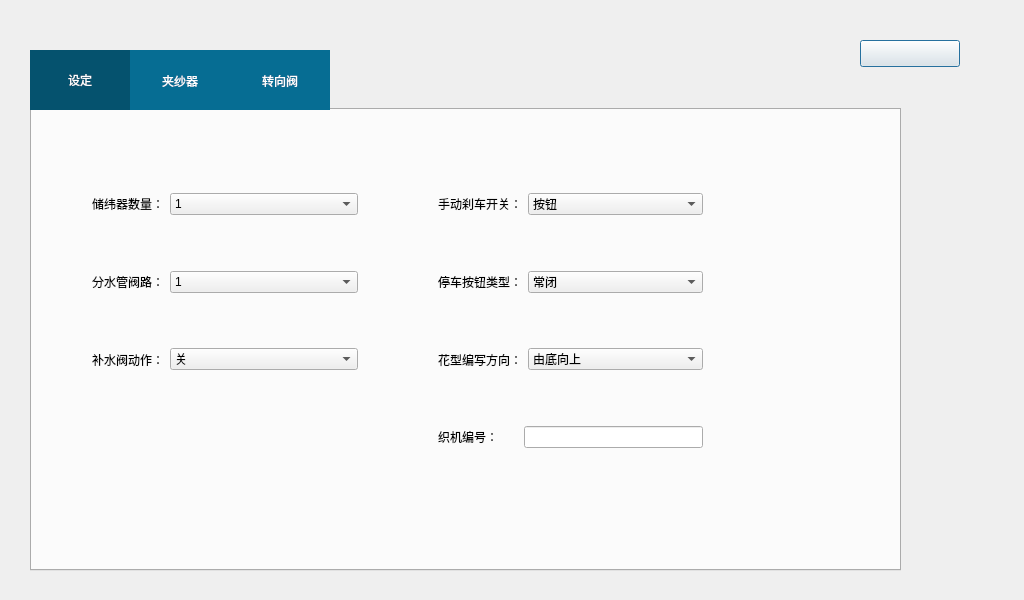
<?xml version="1.0" encoding="UTF-8"?>
<ui version="4.0">
 <class>CCSD01</class>
 <widget class="QDialog" name="CCSD01">
  <property name="geometry">
   <rect>
    <x>0</x>
    <y>0</y>
    <width>1024</width>
    <height>600</height>
   </rect>
  </property>
  <property name="windowTitle">
   <string>Dialog</string>
  </property>
  <widget class="QPushButton" name="pb_back">
   <property name="geometry">
    <rect>
     <x>860</x>
     <y>40</y>
     <width>100</width>
     <height>27</height>
    </rect>
   </property>
   <property name="text">
    <string/>
   </property>
  </widget>
  <widget class="QTabWidget" name="tabWidget">
   <property name="geometry">
    <rect>
     <x>30</x>
     <y>50</y>
     <width>871</width>
     <height>521</height>
    </rect>
   </property>
   <property name="styleSheet">
    <string notr="true">QTabBar::tab{min-height:60px;min-width:100px}
QTabBar::tab{background-color:#066d93;color:white}
QTabBar::tab::selected{background-color:#05526e;color:white}</string>
   </property>
   <property name="currentIndex">
    <number>0</number>
   </property>
   <widget class="QWidget" name="tab">
    <attribute name="title">
     <string>设定</string>
    </attribute>
    <widget class="QWidget" name="widget" native="true">
     <property name="geometry">
      <rect>
       <x>60</x>
       <y>60</y>
       <width>611</width>
       <height>301</height>
      </rect>
     </property>
     <layout class="QGridLayout" name="gridLayout">
      <property name="leftMargin">
       <number>0</number>
      </property>
      <property name="topMargin">
       <number>0</number>
      </property>
      <property name="rightMargin">
       <number>0</number>
      </property>
      <property name="bottomMargin">
       <number>0</number>
      </property>
      <property name="horizontalSpacing">
       <number>80</number>
      </property>
      <property name="verticalSpacing">
       <number>10</number>
      </property>
      <item row="0" column="0">
       <widget class="QWidget" name="widget_2" native="true">
        <layout class="QHBoxLayout" name="horizontalLayout">
         <property name="leftMargin">
          <number>0</number>
         </property>
         <property name="topMargin">
          <number>0</number>
         </property>
         <property name="rightMargin">
          <number>0</number>
         </property>
         <property name="bottomMargin">
          <number>0</number>
         </property>
         <item>
          <widget class="QLabel" name="label">
           <property name="text">
            <string>储纬器数量：</string>
           </property>
          </widget>
         </item>
         <item>
          <widget class="QComboBox" name="comboBox">
           <property name="sizePolicy">
            <sizepolicy hsizetype="Expanding" vsizetype="Fixed">
             <horstretch>0</horstretch>
             <verstretch>0</verstretch>
            </sizepolicy>
           </property>
           <item>
            <property name="text">
             <string>1</string>
            </property>
           </item>
           <item>
            <property name="text">
             <string>2</string>
            </property>
           </item>
           <item>
            <property name="text">
             <string>3</string>
            </property>
           </item>
           <item>
            <property name="text">
             <string>4</string>
            </property>
           </item>
          </widget>
         </item>
        </layout>
       </widget>
      </item>
      <item row="0" column="1">
       <widget class="QWidget" name="widget_5" native="true">
        <layout class="QHBoxLayout" name="horizontalLayout_4">
         <property name="leftMargin">
          <number>0</number>
         </property>
         <property name="topMargin">
          <number>0</number>
         </property>
         <property name="rightMargin">
          <number>0</number>
         </property>
         <property name="bottomMargin">
          <number>0</number>
         </property>
         <item>
          <widget class="QLabel" name="label_4">
           <property name="text">
            <string>手动刹车开关：</string>
           </property>
          </widget>
         </item>
         <item>
          <widget class="QComboBox" name="comboBox_4">
           <property name="sizePolicy">
            <sizepolicy hsizetype="Expanding" vsizetype="Fixed">
             <horstretch>0</horstretch>
             <verstretch>0</verstretch>
            </sizepolicy>
           </property>
           <item>
            <property name="text">
             <string>按钮</string>
            </property>
           </item>
          </widget>
         </item>
        </layout>
       </widget>
      </item>
      <item row="1" column="0">
       <widget class="QWidget" name="widget_3" native="true">
        <layout class="QHBoxLayout" name="horizontalLayout_2">
         <property name="leftMargin">
          <number>0</number>
         </property>
         <property name="topMargin">
          <number>0</number>
         </property>
         <property name="rightMargin">
          <number>0</number>
         </property>
         <property name="bottomMargin">
          <number>0</number>
         </property>
         <item>
          <widget class="QLabel" name="label_2">
           <property name="text">
            <string>分水管阀路：</string>
           </property>
          </widget>
         </item>
         <item>
          <widget class="QComboBox" name="comboBox_2">
           <property name="sizePolicy">
            <sizepolicy hsizetype="Expanding" vsizetype="Fixed">
             <horstretch>0</horstretch>
             <verstretch>0</verstretch>
            </sizepolicy>
           </property>
           <item>
            <property name="text">
             <string>1</string>
            </property>
           </item>
           <item>
            <property name="text">
             <string>2</string>
            </property>
           </item>
           <item>
            <property name="text">
             <string>3</string>
            </property>
           </item>
           <item>
            <property name="text">
             <string>4</string>
            </property>
           </item>
          </widget>
         </item>
        </layout>
       </widget>
      </item>
      <item row="1" column="1">
       <widget class="QWidget" name="widget_6" native="true">
        <layout class="QHBoxLayout" name="horizontalLayout_5">
         <property name="leftMargin">
          <number>0</number>
         </property>
         <property name="topMargin">
          <number>0</number>
         </property>
         <property name="rightMargin">
          <number>0</number>
         </property>
         <property name="bottomMargin">
          <number>0</number>
         </property>
         <item>
          <widget class="QLabel" name="label_5">
           <property name="text">
            <string>停车按钮类型：</string>
           </property>
          </widget>
         </item>
         <item>
          <widget class="QComboBox" name="comboBox_5">
           <property name="sizePolicy">
            <sizepolicy hsizetype="Expanding" vsizetype="Fixed">
             <horstretch>0</horstretch>
             <verstretch>0</verstretch>
            </sizepolicy>
           </property>
           <item>
            <property name="text">
             <string>常闭</string>
            </property>
           </item>
          </widget>
         </item>
        </layout>
       </widget>
      </item>
      <item row="2" column="0">
       <widget class="QWidget" name="widget_4" native="true">
        <layout class="QHBoxLayout" name="horizontalLayout_3">
         <property name="leftMargin">
          <number>0</number>
         </property>
         <property name="topMargin">
          <number>0</number>
         </property>
         <property name="rightMargin">
          <number>0</number>
         </property>
         <property name="bottomMargin">
          <number>0</number>
         </property>
         <item>
          <widget class="QLabel" name="label_3">
           <property name="text">
            <string>补水阀动作：</string>
           </property>
          </widget>
         </item>
         <item>
          <widget class="QComboBox" name="comboBox_3">
           <property name="sizePolicy">
            <sizepolicy hsizetype="Expanding" vsizetype="Fixed">
             <horstretch>0</horstretch>
             <verstretch>0</verstretch>
            </sizepolicy>
           </property>
           <item>
            <property name="text">
             <string>关</string>
            </property>
           </item>
           <item>
            <property name="text">
             <string>开</string>
            </property>
           </item>
          </widget>
         </item>
        </layout>
       </widget>
      </item>
      <item row="2" column="1">
       <widget class="QWidget" name="widget_7" native="true">
        <layout class="QHBoxLayout" name="horizontalLayout_6">
         <property name="leftMargin">
          <number>0</number>
         </property>
         <property name="topMargin">
          <number>0</number>
         </property>
         <property name="rightMargin">
          <number>0</number>
         </property>
         <property name="bottomMargin">
          <number>0</number>
         </property>
         <item>
          <widget class="QLabel" name="label_6">
           <property name="text">
            <string>花型编写方向：</string>
           </property>
          </widget>
         </item>
         <item>
          <widget class="QComboBox" name="comboBox_6">
           <property name="sizePolicy">
            <sizepolicy hsizetype="Expanding" vsizetype="Fixed">
             <horstretch>0</horstretch>
             <verstretch>0</verstretch>
            </sizepolicy>
           </property>
           <item>
            <property name="text">
             <string>由底向上</string>
            </property>
           </item>
          </widget>
         </item>
        </layout>
       </widget>
      </item>
      <item row="3" column="1">
       <widget class="QWidget" name="widget_8" native="true">
        <layout class="QHBoxLayout" name="horizontalLayout_7">
         <property name="leftMargin">
          <number>0</number>
         </property>
         <property name="topMargin">
          <number>0</number>
         </property>
         <property name="rightMargin">
          <number>0</number>
         </property>
         <property name="bottomMargin">
          <number>0</number>
         </property>
         <item>
          <widget class="QLabel" name="label_7">
           <property name="text">
            <string>织机编号：      </string>
           </property>
          </widget>
         </item>
         <item>
          <widget class="QLineEdit" name="lineEdit"/>
         </item>
        </layout>
       </widget>
      </item>
     </layout>
    </widget>
   </widget>
   <widget class="QWidget" name="tab_2">
    <attribute name="title">
     <string>夹纱器</string>
    </attribute>
    <widget class="QWidget" name="widget_9" native="true">
     <property name="geometry">
      <rect>
       <x>10</x>
       <y>70</y>
       <width>831</width>
       <height>261</height>
      </rect>
     </property>
     <layout class="QGridLayout" name="gridLayout_2">
      <property name="topMargin">
       <number>0</number>
      </property>
      <property name="rightMargin">
       <number>0</number>
      </property>
      <property name="bottomMargin">
       <number>0</number>
      </property>
      <property name="verticalSpacing">
       <number>10</number>
      </property>
      <item row="2" column="2" colspan="2">
       <widget class="QLineEdit" name="lineEdit_6">
        <property name="text">
         <string>0</string>
        </property>
        <property name="alignment">
         <set>Qt::AlignCenter</set>
        </property>
       </widget>
      </item>
      <item row="2" column="0" colspan="2">
       <widget class="QLabel" name="label_13">
        <property name="text">
         <string>高占空比</string>
        </property>
       </widget>
      </item>
      <item row="0" column="2">
       <widget class="QLabel" name="label_8">
        <property name="text">
         <string>夹纱1</string>
        </property>
        <property name="alignment">
         <set>Qt::AlignCenter</set>
        </property>
       </widget>
      </item>
      <item row="9" column="2">
       <widget class="QComboBox" name="comboBox_7">
        <item>
         <property name="text">
          <string>正</string>
         </property>
        </item>
        <item>
         <property name="text">
          <string>负</string>
         </property>
        </item>
       </widget>
      </item>
      <item row="7" column="4" colspan="2">
       <widget class="QLineEdit" name="lineEdit_19">
        <property name="text">
         <string>0</string>
        </property>
        <property name="alignment">
         <set>Qt::AlignCenter</set>
        </property>
       </widget>
      </item>
      <item row="9" column="4">
       <widget class="QComboBox" name="comboBox_8">
        <item>
         <property name="text">
          <string>正</string>
         </property>
        </item>
        <item>
         <property name="text">
          <string>负</string>
         </property>
        </item>
       </widget>
      </item>
      <item row="1" column="0" colspan="2">
       <widget class="QLabel" name="label_12">
        <property name="text">
         <string>启动时间</string>
        </property>
       </widget>
      </item>
      <item row="5" column="0" colspan="2">
       <widget class="QLabel" name="label_15">
        <property name="text">
         <string>低占空比</string>
        </property>
       </widget>
      </item>
      <item row="3" column="0" colspan="2">
       <widget class="QLabel" name="label_14">
        <property name="text">
         <string>中占空比</string>
        </property>
       </widget>
      </item>
      <item row="7" column="2">
       <widget class="QLineEdit" name="lineEdit_18">
        <property name="text">
         <string>0</string>
        </property>
        <property name="alignment">
         <set>Qt::AlignCenter</set>
        </property>
       </widget>
      </item>
      <item row="1" column="2" colspan="2">
       <widget class="QLineEdit" name="lineEdit_2">
        <property name="text">
         <string>0</string>
        </property>
        <property name="alignment">
         <set>Qt::AlignCenter</set>
        </property>
       </widget>
      </item>
      <item row="7" column="0">
       <widget class="QLabel" name="label_16">
        <property name="text">
         <string>脉宽</string>
        </property>
       </widget>
      </item>
      <item row="0" column="3" colspan="2">
       <widget class="QLabel" name="label_9">
        <property name="text">
         <string>夹纱2</string>
        </property>
        <property name="alignment">
         <set>Qt::AlignCenter</set>
        </property>
       </widget>
      </item>
      <item row="2" column="6">
       <widget class="QLineEdit" name="lineEdit_8">
        <property name="text">
         <string>0</string>
        </property>
        <property name="alignment">
         <set>Qt::AlignCenter</set>
        </property>
       </widget>
      </item>
      <item row="5" column="2" colspan="2">
       <widget class="QLineEdit" name="lineEdit_14">
        <property name="text">
         <string>0</string>
        </property>
        <property name="alignment">
         <set>Qt::AlignCenter</set>
        </property>
       </widget>
      </item>
      <item row="3" column="2" colspan="2">
       <widget class="QLineEdit" name="lineEdit_10">
        <property name="text">
         <string>0</string>
        </property>
        <property name="alignment">
         <set>Qt::AlignCenter</set>
        </property>
       </widget>
      </item>
      <item row="9" column="0" colspan="2">
       <widget class="QLabel" name="label_17">
        <property name="text">
         <string>方向</string>
        </property>
       </widget>
      </item>
      <item row="1" column="4" colspan="2">
       <widget class="QLineEdit" name="lineEdit_3">
        <property name="text">
         <string>0</string>
        </property>
        <property name="alignment">
         <set>Qt::AlignCenter</set>
        </property>
       </widget>
      </item>
      <item row="2" column="4" colspan="2">
       <widget class="QLineEdit" name="lineEdit_7">
        <property name="text">
         <string>0</string>
        </property>
        <property name="alignment">
         <set>Qt::AlignCenter</set>
        </property>
       </widget>
      </item>
      <item row="5" column="4">
       <widget class="QLineEdit" name="lineEdit_15">
        <property name="text">
         <string>0</string>
        </property>
        <property name="alignment">
         <set>Qt::AlignCenter</set>
        </property>
       </widget>
      </item>
      <item row="3" column="4">
       <widget class="QLineEdit" name="lineEdit_11">
        <property name="text">
         <string>0</string>
        </property>
        <property name="alignment">
         <set>Qt::AlignCenter</set>
        </property>
       </widget>
      </item>
      <item row="1" column="6">
       <widget class="QLineEdit" name="lineEdit_4">
        <property name="text">
         <string>0</string>
        </property>
        <property name="alignment">
         <set>Qt::AlignCenter</set>
        </property>
       </widget>
      </item>
      <item row="0" column="6">
       <widget class="QLabel" name="label_10">
        <property name="text">
         <string>夹纱3</string>
        </property>
        <property name="alignment">
         <set>Qt::AlignCenter</set>
        </property>
       </widget>
      </item>
      <item row="1" column="8">
       <widget class="QLineEdit" name="lineEdit_5">
        <property name="text">
         <string>0</string>
        </property>
        <property name="alignment">
         <set>Qt::AlignCenter</set>
        </property>
       </widget>
      </item>
      <item row="0" column="8">
       <widget class="QLabel" name="label_11">
        <property name="text">
         <string>夹纱4</string>
        </property>
        <property name="alignment">
         <set>Qt::AlignCenter</set>
        </property>
       </widget>
      </item>
      <item row="2" column="8">
       <widget class="QLineEdit" name="lineEdit_9">
        <property name="text">
         <string>0</string>
        </property>
        <property name="alignment">
         <set>Qt::AlignCenter</set>
        </property>
       </widget>
      </item>
      <item row="3" column="6">
       <widget class="QLineEdit" name="lineEdit_12">
        <property name="text">
         <string>0</string>
        </property>
        <property name="alignment">
         <set>Qt::AlignCenter</set>
        </property>
       </widget>
      </item>
      <item row="5" column="6">
       <widget class="QLineEdit" name="lineEdit_16">
        <property name="text">
         <string>0</string>
        </property>
        <property name="alignment">
         <set>Qt::AlignCenter</set>
        </property>
       </widget>
      </item>
      <item row="7" column="6">
       <widget class="QLineEdit" name="lineEdit_20">
        <property name="text">
         <string>0</string>
        </property>
        <property name="alignment">
         <set>Qt::AlignCenter</set>
        </property>
       </widget>
      </item>
      <item row="3" column="8">
       <widget class="QLineEdit" name="lineEdit_13">
        <property name="text">
         <string>0</string>
        </property>
        <property name="alignment">
         <set>Qt::AlignCenter</set>
        </property>
       </widget>
      </item>
      <item row="5" column="8">
       <widget class="QLineEdit" name="lineEdit_17">
        <property name="text">
         <string>0</string>
        </property>
        <property name="alignment">
         <set>Qt::AlignCenter</set>
        </property>
       </widget>
      </item>
      <item row="7" column="8">
       <widget class="QLineEdit" name="lineEdit_21">
        <property name="text">
         <string>0</string>
        </property>
        <property name="alignment">
         <set>Qt::AlignCenter</set>
        </property>
       </widget>
      </item>
      <item row="9" column="6">
       <widget class="QComboBox" name="comboBox_9">
        <item>
         <property name="text">
          <string>正</string>
         </property>
        </item>
        <item>
         <property name="text">
          <string>负</string>
         </property>
        </item>
       </widget>
      </item>
      <item row="9" column="8">
       <widget class="QComboBox" name="comboBox_10">
        <item>
         <property name="text">
          <string>正</string>
         </property>
        </item>
        <item>
         <property name="text">
          <string>负</string>
         </property>
        </item>
       </widget>
      </item>
     </layout>
    </widget>
   </widget>
   <widget class="QWidget" name="tab_3">
    <attribute name="title">
     <string>转向阀</string>
    </attribute>
    <widget class="QWidget" name="widget_10" native="true">
     <property name="geometry">
      <rect>
       <x>20</x>
       <y>80</y>
       <width>831</width>
       <height>261</height>
      </rect>
     </property>
     <layout class="QGridLayout" name="gridLayout_3">
      <property name="topMargin">
       <number>0</number>
      </property>
      <property name="rightMargin">
       <number>0</number>
      </property>
      <property name="bottomMargin">
       <number>0</number>
      </property>
      <property name="verticalSpacing">
       <number>10</number>
      </property>
      <item row="2" column="2" colspan="2">
       <widget class="QLineEdit" name="lineEdit_22">
        <property name="text">
         <string>0</string>
        </property>
        <property name="alignment">
         <set>Qt::AlignCenter</set>
        </property>
       </widget>
      </item>
      <item row="2" column="0" colspan="2">
       <widget class="QLabel" name="label_18">
        <property name="text">
         <string>高占空比</string>
        </property>
       </widget>
      </item>
      <item row="0" column="2">
       <widget class="QLabel" name="label_19">
        <property name="text">
         <string>水阀1</string>
        </property>
        <property name="alignment">
         <set>Qt::AlignCenter</set>
        </property>
       </widget>
      </item>
      <item row="9" column="2">
       <widget class="QComboBox" name="comboBox_11">
        <item>
         <property name="text">
          <string>正</string>
         </property>
        </item>
        <item>
         <property name="text">
          <string>负</string>
         </property>
        </item>
       </widget>
      </item>
      <item row="7" column="4" colspan="2">
       <widget class="QLineEdit" name="lineEdit_23">
        <property name="text">
         <string>0</string>
        </property>
        <property name="alignment">
         <set>Qt::AlignCenter</set>
        </property>
       </widget>
      </item>
      <item row="9" column="4">
       <widget class="QComboBox" name="comboBox_12">
        <item>
         <property name="text">
          <string>正</string>
         </property>
        </item>
        <item>
         <property name="text">
          <string>负</string>
         </property>
        </item>
       </widget>
      </item>
      <item row="1" column="0" colspan="2">
       <widget class="QLabel" name="label_20">
        <property name="text">
         <string>启动时间</string>
        </property>
       </widget>
      </item>
      <item row="5" column="0" colspan="2">
       <widget class="QLabel" name="label_21">
        <property name="text">
         <string>低占空比</string>
        </property>
       </widget>
      </item>
      <item row="3" column="0" colspan="2">
       <widget class="QLabel" name="label_22">
        <property name="text">
         <string>中占空比</string>
        </property>
       </widget>
      </item>
      <item row="7" column="2">
       <widget class="QLineEdit" name="lineEdit_24">
        <property name="text">
         <string>0</string>
        </property>
        <property name="alignment">
         <set>Qt::AlignCenter</set>
        </property>
       </widget>
      </item>
      <item row="1" column="2" colspan="2">
       <widget class="QLineEdit" name="lineEdit_25">
        <property name="text">
         <string>0</string>
        </property>
        <property name="alignment">
         <set>Qt::AlignCenter</set>
        </property>
       </widget>
      </item>
      <item row="7" column="0">
       <widget class="QLabel" name="label_23">
        <property name="text">
         <string>脉宽</string>
        </property>
       </widget>
      </item>
      <item row="0" column="3" colspan="2">
       <widget class="QLabel" name="label_24">
        <property name="text">
         <string>水阀2</string>
        </property>
        <property name="alignment">
         <set>Qt::AlignCenter</set>
        </property>
       </widget>
      </item>
      <item row="2" column="6">
       <widget class="QLineEdit" name="lineEdit_26">
        <property name="text">
         <string>0</string>
        </property>
        <property name="alignment">
         <set>Qt::AlignCenter</set>
        </property>
       </widget>
      </item>
      <item row="5" column="2" colspan="2">
       <widget class="QLineEdit" name="lineEdit_27">
        <property name="text">
         <string>0</string>
        </property>
        <property name="alignment">
         <set>Qt::AlignCenter</set>
        </property>
       </widget>
      </item>
      <item row="3" column="2" colspan="2">
       <widget class="QLineEdit" name="lineEdit_28">
        <property name="text">
         <string>0</string>
        </property>
        <property name="alignment">
         <set>Qt::AlignCenter</set>
        </property>
       </widget>
      </item>
      <item row="9" column="0" colspan="2">
       <widget class="QLabel" name="label_25">
        <property name="text">
         <string>方向</string>
        </property>
       </widget>
      </item>
      <item row="1" column="4" colspan="2">
       <widget class="QLineEdit" name="lineEdit_29">
        <property name="text">
         <string>0</string>
        </property>
        <property name="alignment">
         <set>Qt::AlignCenter</set>
        </property>
       </widget>
      </item>
      <item row="2" column="4" colspan="2">
       <widget class="QLineEdit" name="lineEdit_30">
        <property name="text">
         <string>0</string>
        </property>
        <property name="alignment">
         <set>Qt::AlignCenter</set>
        </property>
       </widget>
      </item>
      <item row="5" column="4">
       <widget class="QLineEdit" name="lineEdit_31">
        <property name="text">
         <string>0</string>
        </property>
        <property name="alignment">
         <set>Qt::AlignCenter</set>
        </property>
       </widget>
      </item>
      <item row="3" column="4">
       <widget class="QLineEdit" name="lineEdit_32">
        <property name="text">
         <string>0</string>
        </property>
        <property name="alignment">
         <set>Qt::AlignCenter</set>
        </property>
       </widget>
      </item>
      <item row="1" column="6">
       <widget class="QLineEdit" name="lineEdit_33">
        <property name="text">
         <string>0</string>
        </property>
        <property name="alignment">
         <set>Qt::AlignCenter</set>
        </property>
       </widget>
      </item>
      <item row="0" column="6">
       <widget class="QLabel" name="label_26">
        <property name="text">
         <string>水阀3</string>
        </property>
        <property name="alignment">
         <set>Qt::AlignCenter</set>
        </property>
       </widget>
      </item>
      <item row="1" column="8">
       <widget class="QLineEdit" name="lineEdit_34">
        <property name="text">
         <string>0</string>
        </property>
        <property name="alignment">
         <set>Qt::AlignCenter</set>
        </property>
       </widget>
      </item>
      <item row="0" column="8">
       <widget class="QLabel" name="label_27">
        <property name="text">
         <string>水阀4</string>
        </property>
        <property name="alignment">
         <set>Qt::AlignCenter</set>
        </property>
       </widget>
      </item>
      <item row="2" column="8">
       <widget class="QLineEdit" name="lineEdit_35">
        <property name="text">
         <string>0</string>
        </property>
        <property name="alignment">
         <set>Qt::AlignCenter</set>
        </property>
       </widget>
      </item>
      <item row="3" column="6">
       <widget class="QLineEdit" name="lineEdit_36">
        <property name="text">
         <string>0</string>
        </property>
        <property name="alignment">
         <set>Qt::AlignCenter</set>
        </property>
       </widget>
      </item>
      <item row="5" column="6">
       <widget class="QLineEdit" name="lineEdit_37">
        <property name="text">
         <string>0</string>
        </property>
        <property name="alignment">
         <set>Qt::AlignCenter</set>
        </property>
       </widget>
      </item>
      <item row="7" column="6">
       <widget class="QLineEdit" name="lineEdit_38">
        <property name="text">
         <string>0</string>
        </property>
        <property name="alignment">
         <set>Qt::AlignCenter</set>
        </property>
       </widget>
      </item>
      <item row="3" column="8">
       <widget class="QLineEdit" name="lineEdit_39">
        <property name="text">
         <string>0</string>
        </property>
        <property name="alignment">
         <set>Qt::AlignCenter</set>
        </property>
       </widget>
      </item>
      <item row="5" column="8">
       <widget class="QLineEdit" name="lineEdit_40">
        <property name="text">
         <string>0</string>
        </property>
        <property name="alignment">
         <set>Qt::AlignCenter</set>
        </property>
       </widget>
      </item>
      <item row="7" column="8">
       <widget class="QLineEdit" name="lineEdit_41">
        <property name="text">
         <string>0</string>
        </property>
        <property name="alignment">
         <set>Qt::AlignCenter</set>
        </property>
       </widget>
      </item>
      <item row="9" column="6">
       <widget class="QComboBox" name="comboBox_13">
        <item>
         <property name="text">
          <string>正</string>
         </property>
        </item>
        <item>
         <property name="text">
          <string>负</string>
         </property>
        </item>
       </widget>
      </item>
      <item row="9" column="8">
       <widget class="QComboBox" name="comboBox_14">
        <item>
         <property name="text">
          <string>正</string>
         </property>
        </item>
        <item>
         <property name="text">
          <string>负</string>
         </property>
        </item>
       </widget>
      </item>
     </layout>
    </widget>
   </widget>
  </widget>
 </widget>
 <resources/>
 <connections/>
</ui>
